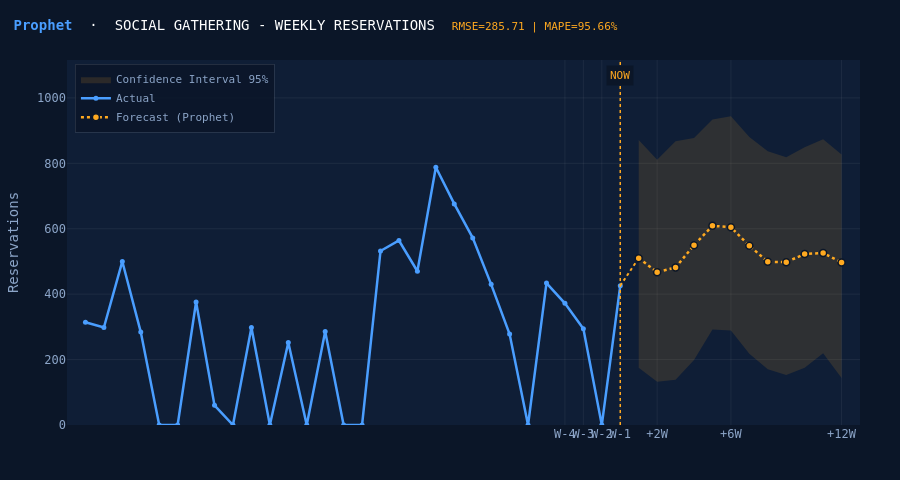
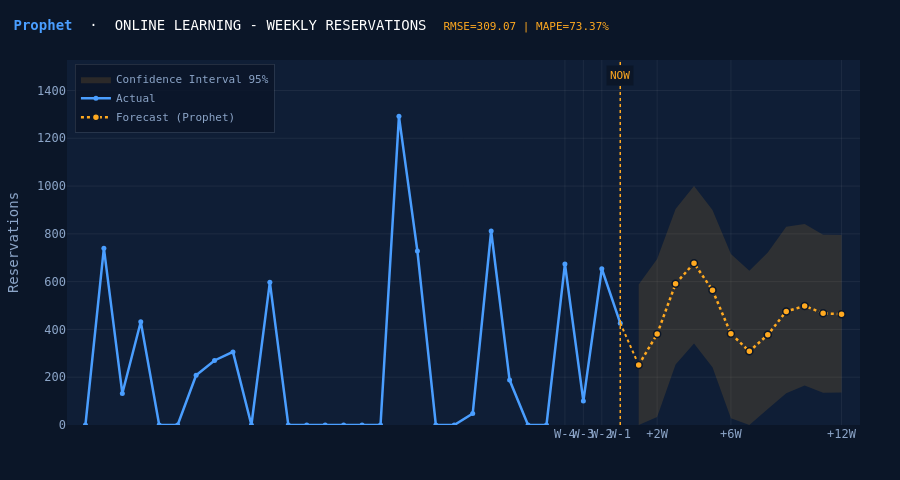
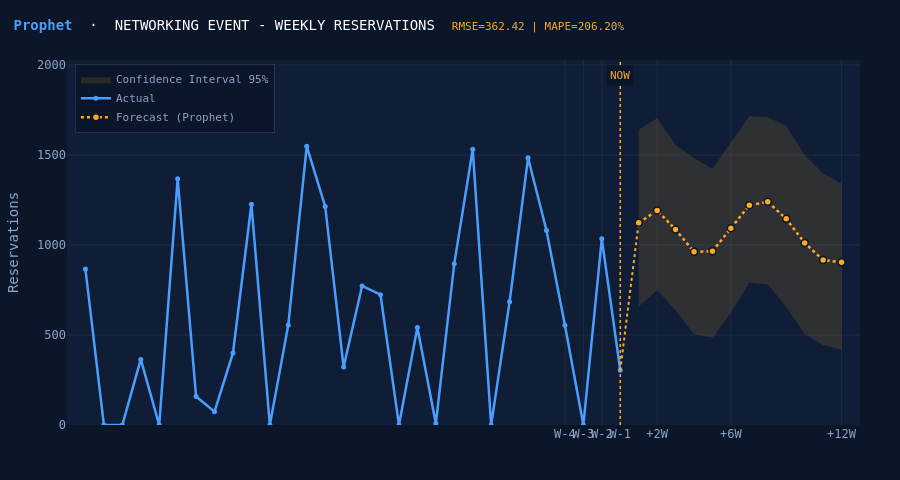

The notebook cell saved with these charts, in order:
### Code cell
# `N_HISTORY` controls dashboard context only.
# `N_FUTURE` is an inference hyperparameter that defines the forecast horizon.
N_HISTORY = 30
N_FUTURE = 12
BG = '#0b1628'
BG2 = '#0f1e36'
BLUE = '#4A9EFF'
ORANGE = '#FFA920'
GRID = 'rgba(255,255,255,0.06)'
MUTED = '#8ca5c8'


def future_dates(last_date, n, freq='W'):
    """Create the future weekly date index for inference."""
    return pd.date_range(last_date + pd.tseries.frequencies.to_offset(freq), periods=n, freq=freq)


def trim_trailing_zeros(category_data, threshold=0.0):
    """Trim inactive tail periods from the category series."""
    y_values = category_data['y'].values
    idx = len(y_values) - 1
    while idx > 0 and y_values[idx] <= threshold:
        idx -= 1
    return category_data.iloc[:idx + 1]


def retrain_forecast(category_data, model_name, n_future):
    """Retrain the selected model on the full active history."""
    active = trim_trailing_zeros(category_data)
    if len(active) < 10:
        active = category_data

    last_active = active['ds'].max()
    next_dates = future_dates(last_active, n_future)
    y_cap = active['y'].mean() * 3 + active['y'].std() * 2

    if model_name == 'ARIMA':
        try:
            # The same ARIMA candidate grid is reused at inference time so the
            # production forecast stays consistent with the benchmark strategy.
            orders = [(1,1,1), (0,1,1), (1,1,0), (2,1,1), (1,1,2), (2,1,2)]
            best_aic, best_fit = float('inf'), None
            for order in orders:
                try:
                    fit = ARIMA(active['y'], order=order).fit()
                    if fit.aic < best_aic:
                        best_aic, best_fit = fit.aic, fit
                except Exception:
                    pass
            if best_fit:
                forecast = best_fit.get_forecast(n_future)
                conf_int = forecast.conf_int()
                forecast_mean = pd.Series(forecast.predicted_mean.values, index=next_dates).clip(lower=0)
                forecast_low = pd.Series(conf_int.iloc[:, 0].values, index=next_dates).clip(lower=0)
                forecast_high = pd.Series(conf_int.iloc[:, 1].values, index=next_dates).clip(upper=y_cap)
                return forecast_mean, forecast_low, forecast_high, next_dates, last_active
        except Exception as e:
            print(f'  [ARIMA retrain] {e}')

    if model_name == 'Prophet' and PROPHET_AVAILABLE:
        try:
            y_scale = active['y'].median() or active['y'].mean() or 1.0
            prophet_df = active[['ds', 'y']].copy()
            prophet_df['y'] /= y_scale
            n_weeks = len(prophet_df)
            # Prophet inference keeps the same critical hyperparameters used in
            # benchmarking to preserve comparability between evaluation and production.
            prophet_model = Prophet(
                growth='linear',
                yearly_seasonality=(n_weeks >= 52),
                weekly_seasonality=(n_weeks >= 8),
                daily_seasonality=False,
                changepoint_prior_scale=0.05,
                seasonality_prior_scale=5.0,
            )
            prophet_model.fit(prophet_df)
            future_df = prophet_model.make_future_dataframe(periods=n_future, freq='W')
            forecast = prophet_model.predict(future_df)
            future_only = forecast[forecast['ds'] > last_active].copy()
            forecast_mean = pd.Series((future_only['yhat'].values * y_scale), index=next_dates).clip(lower=0)
            forecast_low = pd.Series((future_only['yhat_lower'].values * y_scale), index=next_dates).clip(lower=0)
            forecast_high = pd.Series((future_only['yhat_upper'].values * y_scale), index=next_dates).clip(upper=y_cap)
            return forecast_mean, forecast_low, forecast_high, next_dates, last_active
        except Exception as e:
            print(f'  [Prophet retrain] {e}')

    try:
        fit = ExponentialSmoothing(
            active['y'],
            trend='add',
            seasonal=None,
            initialization_method='estimated'
        ).fit(optimized=True)
        forecast_mean = pd.Series(fit.forecast(n_future).values, index=next_dates).clip(lower=0)
        residual_std = float(np.std(fit.resid))
        forecast_low = (forecast_mean - 1.96 * residual_std).clip(lower=0)
        forecast_high = (forecast_mean + 1.96 * residual_std).clip(upper=y_cap)
        return forecast_mean, forecast_low, forecast_high, next_dates, last_active
    except Exception as e:
        print(f'  [HoltWinters retrain] {e}')
        return None, None, None, next_dates, last_active


def build_forecast_dashboard(category_data, model_name, category_label, rmse_value, mape_value=None):
    """Build the forecast dashboard for one category."""
    forecast_mean, forecast_low, forecast_high, next_dates, last_active = retrain_forecast(category_data, model_name, N_FUTURE)
    active = trim_trailing_zeros(category_data)
    history = active.sort_values('ds').tail(N_HISTORY)

    fig = go.Figure()

    if forecast_mean is not None:
        band_x = list(next_dates) + list(next_dates[::-1])
        band_y = list(forecast_high.values) + list(forecast_low.values[::-1])
        fig.add_trace(go.Scatter(
            x=band_x,
            y=band_y,
            fill='toself',
            fillcolor='rgba(255,169,32,0.13)',
            line=dict(color='rgba(0,0,0,0)'),
            name='Confidence Interval 95%',
            hoverinfo='skip'
        ))

    fig.add_trace(go.Scatter(
        x=history['ds'],
        y=history['y'],
        mode='lines+markers',
        name='Actual',
        line=dict(color=BLUE, width=2.5),
        marker=dict(size=5, color=BLUE)
    ))

    if forecast_mean is not None:
        fig.add_trace(go.Scatter(
            x=[last_active, next_dates[0]],
            y=[float(history['y'].iloc[-1]), float(forecast_mean.iloc[0])],
            mode='lines',
            showlegend=False,
            line=dict(color=ORANGE, width=2, dash='dot')
        ))

        fig.add_trace(go.Scatter(
            x=next_dates,
            y=forecast_mean.values,
            mode='lines+markers',
            name=f'Forecast ({model_name})',
            line=dict(color=ORANGE, width=2.5, dash='dot'),
            marker=dict(size=7, color=ORANGE, line=dict(color=BG, width=1.5))
        ))

    max_forecast = float(forecast_high.max()) if forecast_high is not None else 0
    y_max = max(float(history['y'].max()), max_forecast) * 1.18

    fig.add_shape(
        type='line',
        x0=last_active,
        x1=last_active,
        y0=0,
        y1=y_max,
        line=dict(color=ORANGE, width=1.5, dash='dot')
    )
    fig.add_annotation(
        x=last_active,
        y=y_max * 0.96,
        text='NOW',
        showarrow=False,
        font=dict(color=ORANGE, size=11, family='monospace'),
        bgcolor=BG,
        borderpad=3
    )

    # Anchor each tick label to a real timestamp to keep the weekly markers aligned.
    hist_dates = list(history['ds'].values)
    n_hist = len(hist_dates)
    tick_vals, tick_text = [], []
    for i, label in enumerate(['W-4', 'W-3', 'W-2', 'W-1']):
        pos = n_hist - 4 + i
        if 0 <= pos < n_hist:
            tick_vals.append(hist_dates[pos])
            tick_text.append(label)
    tick_vals.append(last_active)
    tick_text.append('TODAY')
    for future_index, label in zip([1, 5, 11], ['+2W', '+6W', '+12W']):
        if future_index < len(next_dates):
            tick_vals.append(next_dates[future_index])
            tick_text.append(label)

    metric_suffix = f' | MAPE={mape_value:.2f}%' if mape_value is not None and pd.notna(mape_value) else ''

    fig.update_layout(
        template='plotly_dark',
        paper_bgcolor=BG,
        plot_bgcolor=BG2,
        font=dict(family='monospace', color=MUTED, size=12),
        title=dict(
            text=(
                f'<b style="color:{BLUE}">{model_name}</b>'
                f'  ·  {category_label.upper()} - WEEKLY RESERVATIONS'
                f'  <span style="color:{ORANGE};font-size:11px">RMSE={rmse_value:.2f}{metric_suffix}</span>'
            ),
            x=0.015,
            font=dict(size=14, color='white')
        ),
        xaxis=dict(
            tickmode='array',
            tickvals=tick_vals,
            ticktext=tick_text,
            tickfont=dict(size=12, family='monospace'),
            tickangle=0,
            automargin=True,
            gridcolor=GRID,
            showgrid=True,
            zeroline=False,
            range=[history['ds'].min() - pd.Timedelta(weeks=1), next_dates[-1] + pd.Timedelta(weeks=1)]
        ),
        yaxis=dict(
            title='Reservations',
            gridcolor=GRID,
            showgrid=True,
            zeroline=False,
            rangemode='tozero'
        ),
        legend=dict(
            bgcolor='rgba(11,22,40,0.85)',
            bordercolor='rgba(255,255,255,0.1)',
            borderwidth=1,
            font=dict(size=11),
            x=0.01,
            y=0.99,
            xanchor='left',
            yanchor='top'
        ),
        hovermode='x unified',
        margin=dict(l=65, r=40, t=60, b=55),
        height=480
    )
    return fig


if not forecast_results_df.empty:
    for _, row in forecast_results_df.sort_values('min_rmse').iterrows():
        category_name = row['category']
        category_data = processed_forecast_df[processed_forecast_df['category'] == category_name].sort_values('ds')
        fig = build_forecast_dashboard(
            category_data,
            row['best_model'],
            category_name,
            row['min_rmse'],
            row['min_mape']
        )
        fig.show()

### Figure 1 — Plotly figure (JSON) as saved in the notebook; plotly's stock layout.template omitted (floating-point values rounded to 4 significant figures)
{"data": [{"fill": "toself", "fillcolor": "rgba(255,169,32,0.13)", "hoverinfo": "skip", "line": {"color": "rgba(0,0,0,0)"}, "name": "Confidence Interval 95%", "type": "scatter", "x": ["2025-01-05T00:00:00", "2025-01-12T00:00:00", "2025-01-19T00:00:00", "2025-01-26T00:00:00", "2025-02-02T00:00:00", "2025-02-09T00:00:00", "2025-02-16T00:00:00", "2025-02-23T00:00:00", "2025-03-02T00:00:00", "2025-03-09T00:00:00", "2025-03-16T00:00:00", "2025-03-23T00:00:00", "2025-03-23T00:00:00", "2025-03-16T00:00:00", "2025-03-09T00:00:00", "2025-03-02T00:00:00", "2025-02-23T00:00:00", "2025-02-16T00:00:00", "2025-02-09T00:00:00", "2025-02-02T00:00:00", "2025-01-26T00:00:00", "2025-01-19T00:00:00", "2025-01-12T00:00:00", "2025-01-05T00:00:00"], "y": [871.2, 810.6, 867.5, 877.6, 933.7, 943.7, 880.8, 837.3, 818.5, 849.4, 873.5, 827.2, 143.6, 219.2, 175.0, 153.1, 170.5, 217.9, 288.9, 291.8, 198.8, 138.4, 132.3, 174.9]}, {"line": {"color": "#4A9EFF", "width": 2.5}, "marker": {"color": "#4A9EFF", "size": 5}, "mode": "lines+markers", "name": "Actual", "type": "scatter", "x": ["2024-06-09T00:00:00.000000000", "2024-06-16T00:00:00.000000000", "2024-06-23T00:00:00.000000000", "2024-06-30T00:00:00.000000000", "2024-07-07T00:00:00.000000000", "2024-07-14T00:00:00.000000000", "2024-07-21T00:00:00.000000000", "2024-07-28T00:00:00.000000000", "2024-08-04T00:00:00.000000000", "2024-08-11T00:00:00.000000000", "2024-08-18T00:00:00.000000000", "2024-08-25T00:00:00.000000000", "2024-09-01T00:00:00.000000000", "2024-09-08T00:00:00.000000000", "2024-09-15T00:00:00.000000000", "2024-09-22T00:00:00.000000000", "2024-09-29T00:00:00.000000000", "2024-10-06T00:00:00.000000000", "2024-10-13T00:00:00.000000000", "2024-10-20T00:00:00.000000000", "2024-10-27T00:00:00.000000000", "2024-11-03T00:00:00.000000000", "2024-11-10T00:00:00.000000000", "2024-11-17T00:00:00.000000000", "2024-11-24T00:00:00.000000000", "2024-12-01T00:00:00.000000000", "2024-12-08T00:00:00.000000000", "2024-12-15T00:00:00.000000000", "2024-12-22T00:00:00.000000000", "2024-12-29T00:00:00.000000000"], "y": [314.0, 298.0, 500.0, 284.0, 0.0, 0.0, 376.0, 60.0, 0.0, 298.0, 0.0, 252.0, 0.0, 286.0, 0.0, 0.0, 532.0, 564.0, 470.0, 788.0, 676.0, 572.0, 430.0, 278.0, 0.0, 434.0, 372.0, 294.0, 0.0, 426.0]}, {"line": {"color": "#FFA920", "dash": "dot", "width": 2}, "mode": "lines", "showlegend": false, "type": "scatter", "x": ["2024-12-29T00:00:00", "2025-01-05T00:00:00"], "y": [426, 510.1]}, {"line": {"color": "#FFA920", "dash": "dot", "width": 2.5}, "marker": {"color": "#FFA920", "line": {"color": "#0b1628", "width": 1.5}, "size": 7}, "mode": "lines+markers", "name": "Forecast (Prophet)", "type": "scatter", "x": ["2025-01-05T00:00:00.000000000", "2025-01-12T00:00:00.000000000", "2025-01-19T00:00:00.000000000", "2025-01-26T00:00:00.000000000", "2025-02-02T00:00:00.000000000", "2025-02-09T00:00:00.000000000", "2025-02-16T00:00:00.000000000", "2025-02-23T00:00:00.000000000", "2025-03-02T00:00:00.000000000", "2025-03-09T00:00:00.000000000", "2025-03-16T00:00:00.000000000", "2025-03-23T00:00:00.000000000"], "y": [510.1, 467.1, 481.5, 549.7, 608.9, 604.6, 547.8, 499.1, 497.9, 522.7, 525.8, 497.1]}], "layout": {"annotations": [{"bgcolor": "#0b1628", "borderpad": 3, "font": {"color": "#FFA920", "family": "monospace", "size": 11}, "showarrow": false, "text": "NOW", "x": "2024-12-29T00:00:00", "y": 1069.0}], "font": {"color": "#8ca5c8", "family": "monospace", "size": 12}, "height": 480, "hovermode": "x unified", "legend": {"bgcolor": "rgba(11,22,40,0.85)", "bordercolor": "rgba(255,255,255,0.1)", "borderwidth": 1, "font": {"size": 11}, "x": 0.01, "xanchor": "left", "y": 0.99, "yanchor": "top"}, "margin": {"b": 55, "l": 65, "r": 40, "t": 60}, "paper_bgcolor": "#0b1628", "plot_bgcolor": "#0f1e36", "shapes": [{"line": {"color": "#FFA920", "dash": "dot", "width": 1.5}, "type": "line", "x0": "2024-12-29T00:00:00", "x1": "2024-12-29T00:00:00", "y0": 0, "y1": 1114.0}], "title": {"font": {"color": "white", "size": 14}, "text": "<b style=\"color:#4A9EFF\">Prophet</b>  ·  SOCIAL GATHERING - WEEKLY RESERVATIONS  <span style=\"color:#FFA920;font-size:11px\">RMSE=285.71 | MAPE=95.66%</span>", "x": 0.015}, "xaxis": {"automargin": true, "gridcolor": "rgba(255,255,255,0.06)", "range": ["2024-06-02T00:00:00", "2025-03-30T00:00:00"], "showgrid": true, "tickangle": 0, "tickfont": {"family": "monospace", "size": 12}, "tickmode": "array", "ticktext": ["W-4", "W-3", "W-2", "W-1", "TODAY", "+2W", "+6W", "+12W"], "tickvals": ["2024-12-08T00:00:00", "2024-12-15T00:00:00", "2024-12-22T00:00:00", "2024-12-29T00:00:00", "2024-12-29T00:00:00", "2025-01-12T00:00:00", "2025-02-09T00:00:00", "2025-03-23T00:00:00"], "zeroline": false}, "yaxis": {"gridcolor": "rgba(255,255,255,0.06)", "rangemode": "tozero", "showgrid": true, "title": {"text": "Reservations"}, "zeroline": false}}}

### Figure 2 — Plotly figure (JSON) as saved in the notebook; plotly's stock layout.template omitted (floating-point values rounded to 4 significant figures)
{"data": [{"fill": "toself", "fillcolor": "rgba(255,169,32,0.13)", "hoverinfo": "skip", "line": {"color": "rgba(0,0,0,0)"}, "name": "Confidence Interval 95%", "type": "scatter", "x": ["2024-12-29T00:00:00", "2025-01-05T00:00:00", "2025-01-12T00:00:00", "2025-01-19T00:00:00", "2025-01-26T00:00:00", "2025-02-02T00:00:00", "2025-02-09T00:00:00", "2025-02-16T00:00:00", "2025-02-23T00:00:00", "2025-03-02T00:00:00", "2025-03-09T00:00:00", "2025-03-16T00:00:00", "2025-03-16T00:00:00", "2025-03-09T00:00:00", "2025-03-02T00:00:00", "2025-02-23T00:00:00", "2025-02-16T00:00:00", "2025-02-09T00:00:00", "2025-02-02T00:00:00", "2025-01-26T00:00:00", "2025-01-19T00:00:00", "2025-01-12T00:00:00", "2025-01-05T00:00:00", "2024-12-29T00:00:00"], "y": [588.5, 694.8, 904.3, 1001.0, 900.3, 715.9, 646.1, 722.2, 829.5, 840.8, 796.5, 795.3, 135.8, 134.7, 165.2, 133.3, 67.4, 0, 28.33, 241.7, 340.6, 253.5, 33.9, 0]}, {"line": {"color": "#4A9EFF", "width": 2.5}, "marker": {"color": "#4A9EFF", "size": 5}, "mode": "lines+markers", "name": "Actual", "type": "scatter", "x": ["2024-06-02T00:00:00.000000000", "2024-06-09T00:00:00.000000000", "2024-06-16T00:00:00.000000000", "2024-06-23T00:00:00.000000000", "2024-06-30T00:00:00.000000000", "2024-07-07T00:00:00.000000000", "2024-07-14T00:00:00.000000000", "2024-07-21T00:00:00.000000000", "2024-07-28T00:00:00.000000000", "2024-08-04T00:00:00.000000000", "2024-08-11T00:00:00.000000000", "2024-08-18T00:00:00.000000000", "2024-08-25T00:00:00.000000000", "2024-09-01T00:00:00.000000000", "2024-09-08T00:00:00.000000000", "2024-09-15T00:00:00.000000000", "2024-09-22T00:00:00.000000000", "2024-09-29T00:00:00.000000000", "2024-10-06T00:00:00.000000000", "2024-10-13T00:00:00.000000000", "2024-10-20T00:00:00.000000000", "2024-10-27T00:00:00.000000000", "2024-11-03T00:00:00.000000000", "2024-11-10T00:00:00.000000000", "2024-11-17T00:00:00.000000000", "2024-11-24T00:00:00.000000000", "2024-12-01T00:00:00.000000000", "2024-12-08T00:00:00.000000000", "2024-12-15T00:00:00.000000000", "2024-12-22T00:00:00.000000000"], "y": [0.0, 740.0, 132.0, 432.0, 0.0, 0.0, 208.0, 270.0, 306.0, 0.0, 598.0, 0.0, 0.0, 0.0, 0.0, 0.0, 0.0, 1292.0, 728.0, 0.0, 0.0, 48.0, 812.0, 188.0, 0.0, 0.0, 674.0, 100.0, 654.0, 426.0]}, {"line": {"color": "#FFA920", "dash": "dot", "width": 2}, "mode": "lines", "showlegend": false, "type": "scatter", "x": ["2024-12-22T00:00:00", "2024-12-29T00:00:00"], "y": [426, 251.5]}, {"line": {"color": "#FFA920", "dash": "dot", "width": 2.5}, "marker": {"color": "#FFA920", "line": {"color": "#0b1628", "width": 1.5}, "size": 7}, "mode": "lines+markers", "name": "Forecast (Prophet)", "type": "scatter", "x": ["2024-12-29T00:00:00.000000000", "2025-01-05T00:00:00.000000000", "2025-01-12T00:00:00.000000000", "2025-01-19T00:00:00.000000000", "2025-01-26T00:00:00.000000000", "2025-02-02T00:00:00.000000000", "2025-02-09T00:00:00.000000000", "2025-02-16T00:00:00.000000000", "2025-02-23T00:00:00.000000000", "2025-03-02T00:00:00.000000000", "2025-03-09T00:00:00.000000000", "2025-03-16T00:00:00.000000000"], "y": [251.5, 380.6, 591.1, 677.3, 564.4, 382.1, 308.2, 377.4, 475.3, 498.5, 467.6, 463.8]}], "layout": {"annotations": [{"bgcolor": "#0b1628", "borderpad": 3, "font": {"color": "#FFA920", "family": "monospace", "size": 11}, "showarrow": false, "text": "NOW", "x": "2024-12-22T00:00:00", "y": 1464.0}], "font": {"color": "#8ca5c8", "family": "monospace", "size": 12}, "height": 480, "hovermode": "x unified", "legend": {"bgcolor": "rgba(11,22,40,0.85)", "bordercolor": "rgba(255,255,255,0.1)", "borderwidth": 1, "font": {"size": 11}, "x": 0.01, "xanchor": "left", "y": 0.99, "yanchor": "top"}, "margin": {"b": 55, "l": 65, "r": 40, "t": 60}, "paper_bgcolor": "#0b1628", "plot_bgcolor": "#0f1e36", "shapes": [{"line": {"color": "#FFA920", "dash": "dot", "width": 1.5}, "type": "line", "x0": "2024-12-22T00:00:00", "x1": "2024-12-22T00:00:00", "y0": 0, "y1": 1525.0}], "title": {"font": {"color": "white", "size": 14}, "text": "<b style=\"color:#4A9EFF\">Prophet</b>  ·  ONLINE LEARNING - WEEKLY RESERVATIONS  <span style=\"color:#FFA920;font-size:11px\">RMSE=309.07 | MAPE=73.37%</span>", "x": 0.015}, "xaxis": {"automargin": true, "gridcolor": "rgba(255,255,255,0.06)", "range": ["2024-05-26T00:00:00", "2025-03-23T00:00:00"], "showgrid": true, "tickangle": 0, "tickfont": {"family": "monospace", "size": 12}, "tickmode": "array", "ticktext": ["W-4", "W-3", "W-2", "W-1", "TODAY", "+2W", "+6W", "+12W"], "tickvals": ["2024-12-01T00:00:00", "2024-12-08T00:00:00", "2024-12-15T00:00:00", "2024-12-22T00:00:00", "2024-12-22T00:00:00", "2025-01-05T00:00:00", "2025-02-02T00:00:00", "2025-03-16T00:00:00"], "zeroline": false}, "yaxis": {"gridcolor": "rgba(255,255,255,0.06)", "rangemode": "tozero", "showgrid": true, "title": {"text": "Reservations"}, "zeroline": false}}}

### Figure 3 — Plotly figure (JSON) as saved in the notebook; plotly's stock layout.template omitted (floating-point values rounded to 4 significant figures)
{"data": [{"fill": "toself", "fillcolor": "rgba(255,169,32,0.13)", "hoverinfo": "skip", "line": {"color": "rgba(0,0,0,0)"}, "name": "Confidence Interval 95%", "type": "scatter", "x": ["2025-01-12T00:00:00", "2025-01-19T00:00:00", "2025-01-26T00:00:00", "2025-02-02T00:00:00", "2025-02-09T00:00:00", "2025-02-16T00:00:00", "2025-02-23T00:00:00", "2025-03-02T00:00:00", "2025-03-09T00:00:00", "2025-03-16T00:00:00", "2025-03-23T00:00:00", "2025-03-30T00:00:00", "2025-03-30T00:00:00", "2025-03-23T00:00:00", "2025-03-16T00:00:00", "2025-03-09T00:00:00", "2025-03-02T00:00:00", "2025-02-23T00:00:00", "2025-02-16T00:00:00", "2025-02-09T00:00:00", "2025-02-02T00:00:00", "2025-01-26T00:00:00", "2025-01-19T00:00:00", "2025-01-12T00:00:00"], "y": [1641.0, 1703.0, 1555.0, 1482.0, 1424.0, 1570.0, 1714.0, 1709.0, 1662.0, 1498.0, 1397.0, 1341.0, 417.9, 444.3, 505.9, 654.7, 781.7, 789.5, 622.8, 484.4, 503.6, 636.9, 748.4, 657.6]}, {"line": {"color": "#4A9EFF", "width": 2.5}, "marker": {"color": "#4A9EFF", "size": 5}, "mode": "lines+markers", "name": "Actual", "type": "scatter", "x": ["2024-06-16T00:00:00.000000000", "2024-06-23T00:00:00.000000000", "2024-06-30T00:00:00.000000000", "2024-07-07T00:00:00.000000000", "2024-07-14T00:00:00.000000000", "2024-07-21T00:00:00.000000000", "2024-07-28T00:00:00.000000000", "2024-08-04T00:00:00.000000000", "2024-08-11T00:00:00.000000000", "2024-08-18T00:00:00.000000000", "2024-08-25T00:00:00.000000000", "2024-09-01T00:00:00.000000000", "2024-09-08T00:00:00.000000000", "2024-09-15T00:00:00.000000000", "2024-09-22T00:00:00.000000000", "2024-09-29T00:00:00.000000000", "2024-10-06T00:00:00.000000000", "2024-10-13T00:00:00.000000000", "2024-10-20T00:00:00.000000000", "2024-10-27T00:00:00.000000000", "2024-11-03T00:00:00.000000000", "2024-11-10T00:00:00.000000000", "2024-11-17T00:00:00.000000000", "2024-11-24T00:00:00.000000000", "2024-12-01T00:00:00.000000000", "2024-12-08T00:00:00.000000000", "2024-12-15T00:00:00.000000000", "2024-12-22T00:00:00.000000000", "2024-12-29T00:00:00.000000000", "2025-01-05T00:00:00.000000000"], "y": [866.0, 0.0, 0.0, 364.0, 0.0, 1368.0, 158.0, 74.0, 400.0, 1226.0, 0.0, 556.0, 1548.0, 1214.0, 322.0, 772.0, 724.0, 0.0, 542.0, 8.0, 896.0, 1532.0, 0.0, 684.0, 1484.0, 1080.0, 554.0, 0.0, 1034.0, 304.0]}, {"line": {"color": "#FFA920", "dash": "dot", "width": 2}, "mode": "lines", "showlegend": false, "type": "scatter", "x": ["2025-01-05T00:00:00", "2025-01-12T00:00:00"], "y": [304, 1123.0]}, {"line": {"color": "#FFA920", "dash": "dot", "width": 2.5}, "marker": {"color": "#FFA920", "line": {"color": "#0b1628", "width": 1.5}, "size": 7}, "mode": "lines+markers", "name": "Forecast (Prophet)", "type": "scatter", "x": ["2025-01-12T00:00:00.000000000", "2025-01-19T00:00:00.000000000", "2025-01-26T00:00:00.000000000", "2025-02-02T00:00:00.000000000", "2025-02-09T00:00:00.000000000", "2025-02-16T00:00:00.000000000", "2025-02-23T00:00:00.000000000", "2025-03-02T00:00:00.000000000", "2025-03-09T00:00:00.000000000", "2025-03-16T00:00:00.000000000", "2025-03-23T00:00:00.000000000", "2025-03-30T00:00:00.000000000"], "y": [1123.0, 1191.0, 1085.0, 961.6, 965.1, 1093.0, 1220.0, 1239.0, 1145.0, 1011.0, 916.3, 903.3]}], "layout": {"annotations": [{"bgcolor": "#0b1628", "borderpad": 3, "font": {"color": "#FFA920", "family": "monospace", "size": 11}, "showarrow": false, "text": "NOW", "x": "2025-01-05T00:00:00", "y": 1942.0}], "font": {"color": "#8ca5c8", "family": "monospace", "size": 12}, "height": 480, "hovermode": "x unified", "legend": {"bgcolor": "rgba(11,22,40,0.85)", "bordercolor": "rgba(255,255,255,0.1)", "borderwidth": 1, "font": {"size": 11}, "x": 0.01, "xanchor": "left", "y": 0.99, "yanchor": "top"}, "margin": {"b": 55, "l": 65, "r": 40, "t": 60}, "paper_bgcolor": "#0b1628", "plot_bgcolor": "#0f1e36", "shapes": [{"line": {"color": "#FFA920", "dash": "dot", "width": 1.5}, "type": "line", "x0": "2025-01-05T00:00:00", "x1": "2025-01-05T00:00:00", "y0": 0, "y1": 2023.0}], "title": {"font": {"color": "white", "size": 14}, "text": "<b style=\"color:#4A9EFF\">Prophet</b>  ·  NETWORKING EVENT - WEEKLY RESERVATIONS  <span style=\"color:#FFA920;font-size:11px\">RMSE=362.42 | MAPE=206.20%</span>", "x": 0.015}, "xaxis": {"automargin": true, "gridcolor": "rgba(255,255,255,0.06)", "range": ["2024-06-09T00:00:00", "2025-04-06T00:00:00"], "showgrid": true, "tickangle": 0, "tickfont": {"family": "monospace", "size": 12}, "tickmode": "array", "ticktext": ["W-4", "W-3", "W-2", "W-1", "TODAY", "+2W", "+6W", "+12W"], "tickvals": ["2024-12-15T00:00:00", "2024-12-22T00:00:00", "2024-12-29T00:00:00", "2025-01-05T00:00:00", "2025-01-05T00:00:00", "2025-01-19T00:00:00", "2025-02-16T00:00:00", "2025-03-30T00:00:00"], "zeroline": false}, "yaxis": {"gridcolor": "rgba(255,255,255,0.06)", "rangemode": "tozero", "showgrid": true, "title": {"text": "Reservations"}, "zeroline": false}}}
